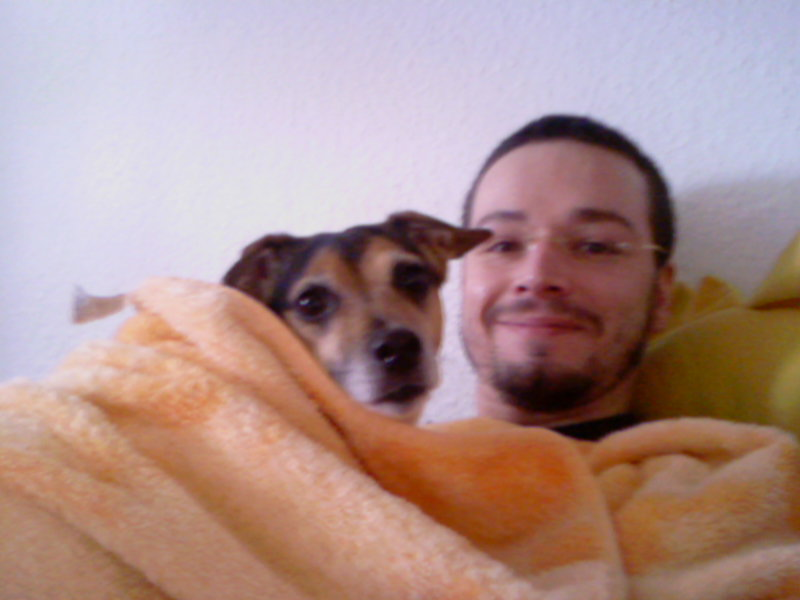
#> input picture bilder/Pic-0007.jpg, 800 x 600 px
$ python 'gesichter_zählen.py'
#> lines starting #> are read from the running program, lines starting #| are printed output that depends on the picture; after the words box and inside, x2 and y2 are one past the last pixel; in counts of white or black regions, pixels touching at a corner belong together
import cv2

FOTO = 'bilder/Pic-0007.jpg'
XMLDATEI = 'haarcascade_frontalface_default.xml'

bild = cv2.imread(FOTO) #1
#> bild is the input picture: shape (600, 800, 3); mean B, G, R 140.8, 144.1, 173.5
grau = cv2.cvtColor(bild, cv2.COLOR_BGR2GRAY) #2
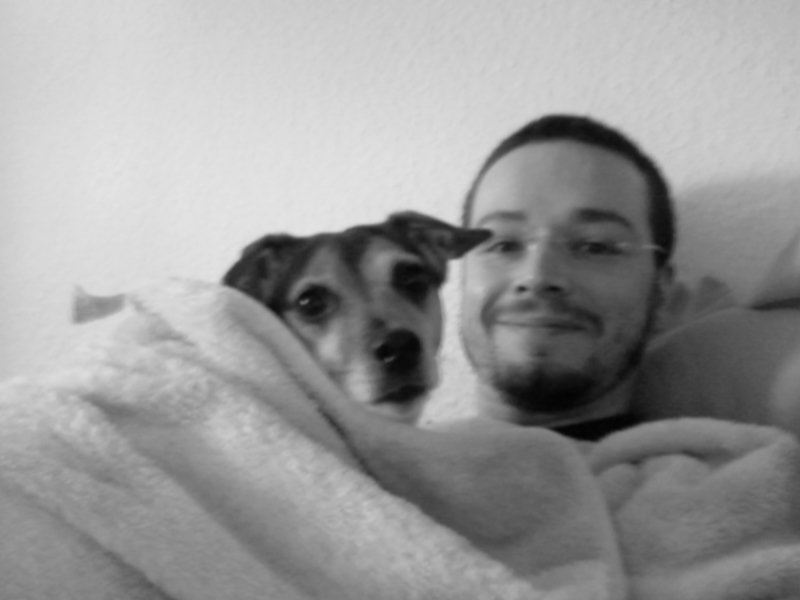
#> grau: shape (600, 800); min 2, max 229, mean 152.5
klassifizierer = cv2.CascadeClassifier(XMLDATEI) #3
rechtecke = klassifizierer.detectMultiScale(grau,
                                            scaleFactor=1.05,
                                            minNeighbors=5) #4
#> rechtecke = [[344, 373, 27, 27], [435, 160, 210, 210]]

n = len(rechtecke) #5
#> n = 2

print('Ich habe', n, 'Gesichter gefunden.') #6
#| Ich habe 2 Gesichter gefunden.
x, y, w, h = rechtecke[0] #7
#> x = 344; y = 373; w = 27; h = 27

cv2.rectangle(bild, (x, y), (x+w, y+h), (0, 255, 255), 2) #8
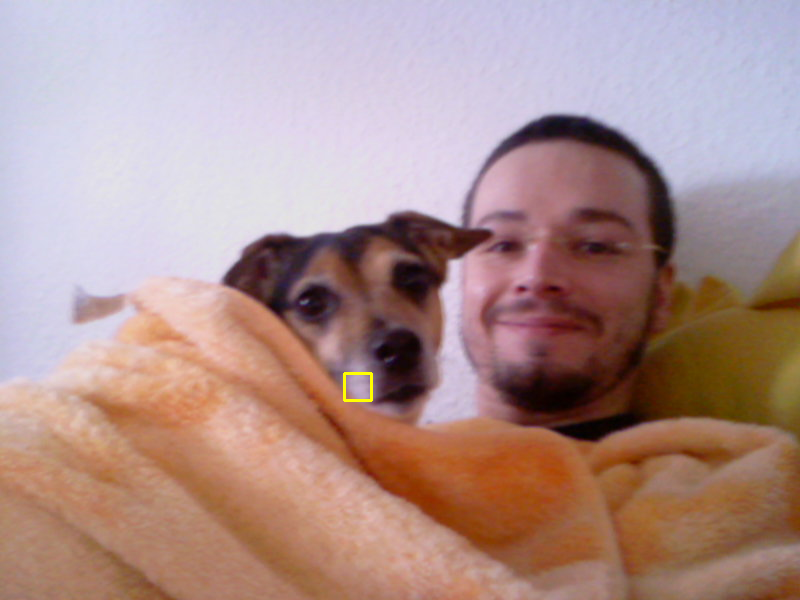
#> bild: shape (600, 800, 3); 0.07% of pixels changed, all inside (x1, y1, x2, y2) = (343, 372, 373, 402)
cv2.imshow('Foto mit dem ersten erkannten Gesicht', bild) #9
cv2.waitKey(0) #10
cv2.destroyAllWindows() #11
